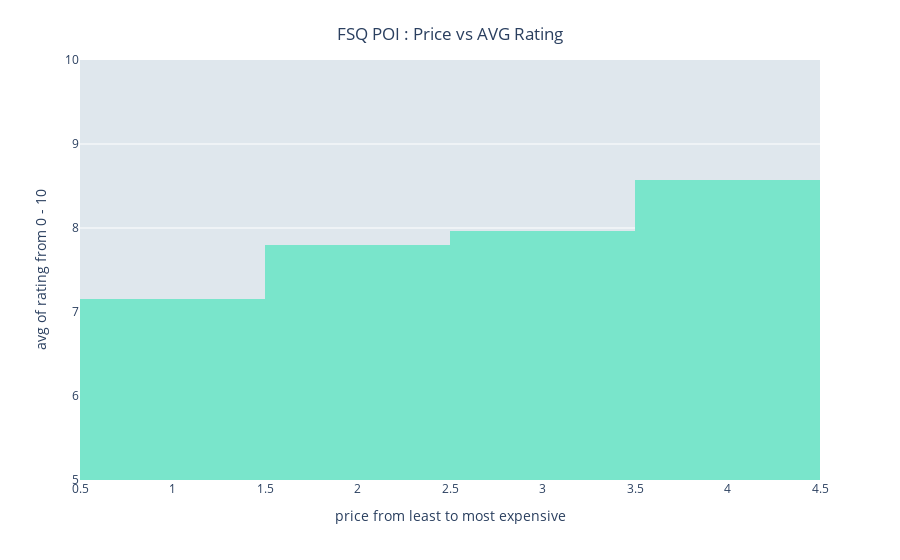

The code cell stored with this chart in its notebook:
### Code cell
# this data is descrete, so using a bar chart
fig = px.histogram(
    fsq_df,
    x='price', 
    y='rating', 
    histfunc='avg',
    color_discrete_sequence=['#79e5cb'],
    labels=dict(price="price from least to most expensive", 
                rating="rating from 0 - 10"))
fig.update(layout_yaxis_range = [5,10])
fig.update_layout(
    title={
        'text': 'FSQ POI : Price vs AVG Rating',
        'y':.95,
        'x':.5,
        'xanchor': 'center',
        'yanchor': 'top'},
)
fig.update_layout({'plot_bgcolor': '#dfe7ed',})
fig.show()

### Figure 1 — Plotly figure (JSON) as saved in the notebook; plotly's stock layout.template omitted (floating-point values rounded to 4 significant figures; data arrays with more than 128 entries replaced by an {"elided": "..."} marker saying what was removed)
{"data": [{"alignmentgroup": "True", "bingroup": "x", "histfunc": "avg", "hovertemplate": "price from least to most expensive=%{x}<br>avg of rating from 0 - 10=%{y}<extra></extra>", "legendgroup": "", "marker": {"color": "#79e5cb", "pattern": {"shape": ""}}, "name": "", "offsetgroup": "", "orientation": "v", "showlegend": false, "type": "histogram", "x": {"elided": "11907 int values"}, "xaxis": "x", "y": {"elided": "11907 float values"}, "yaxis": "y"}], "layout": {"barmode": "relative", "legend": {"tracegroupgap": 0}, "margin": {"t": 60}, "plot_bgcolor": "#dfe7ed", "title": {"text": "FSQ POI : Price vs AVG Rating", "x": 0.5, "xanchor": "center", "y": 0.95, "yanchor": "top"}, "xaxis": {"anchor": "y", "domain": [0, 1], "title": {"text": "price from least to most expensive"}}, "yaxis": {"anchor": "x", "domain": [0, 1], "range": [5, 10], "title": {"text": "avg of rating from 0 - 10"}}}}
